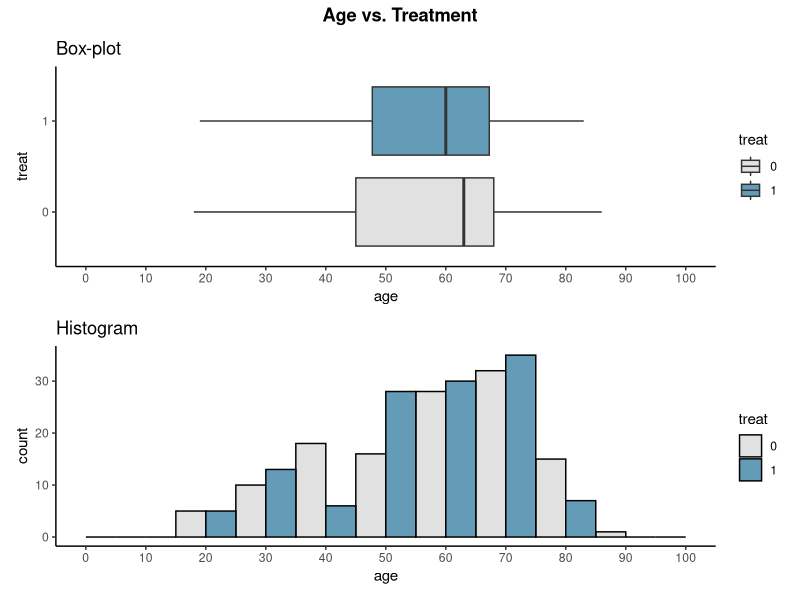
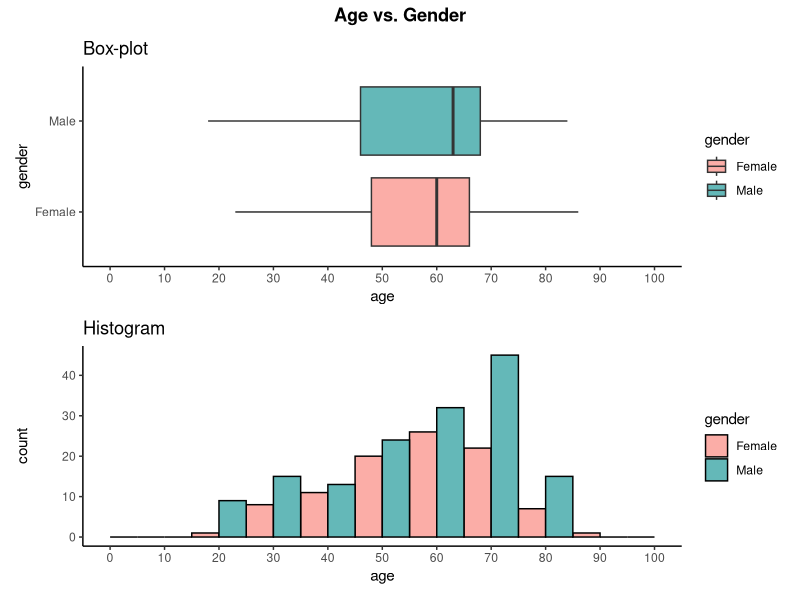

Source code (R) for these figures, in order:
#   T Are there any correlated measurements?
#   K Does the preoperative pain change with age of the patients?
#   T Do BMI and age have a linear relationship?

#Load libraries
library(here)
library(tidyverse)
library(ggplot2)
library(patchwork)

data <- read.csv2(here("DATA", "clean_data.csv"))

#----- Does the age distribution depend on `treat`? --------------------------------------

# Set 'treat' as factor
data$treat <- factor(data$treat)

# Boxplot Age vs. Treat 
boxplot_treat <- ggplot(data, aes(x = treat, y = age, fill = treat)) +
  geom_boxplot() +
  scale_fill_manual(values = c("0" = "#E1E1E1", "1" = "#649CB8")) +
  scale_y_continuous(breaks = c(0, 10, 20, 30, 40, 50, 60, 70, 80, 90, 100), limits = c(0, 100)) +
  labs(title = "Box-plot") +
  theme_classic() +
  coord_flip()  

# Histogram Age vs. Treat 
histogram_treat <- ggplot(data, aes(y = age, fill = treat)) +
  geom_histogram(binwidth = 10, position = "dodge", color = "black") +
  scale_fill_manual(values = c("0" = "#E1E1E1", "1" = "#649CB8")) +
  scale_y_continuous(breaks = c(0, 10, 20, 30, 40, 50, 60, 70, 80, 90, 100), limits = c(0, 100)) +
  labs(title = "Histogram") +
  theme_classic() +
  coord_flip()  

# Combine plots 
Age_vs_treat_plot <- (boxplot_treat / histogram_treat) + 
  plot_annotation(
    title = "Age vs. Treatment",
    theme = theme(plot.title = element_text(hjust = 0.5, face = "bold"))
  )
Age_vs_treat_plot

#----- Does the age distribution of the patients depend on their sex (`gender`)?--------

# Boxplot: Age vs. Gender
boxplot_gender <- ggplot(data, aes(x = gender, y = age, fill = gender)) +
  geom_boxplot() +
  scale_fill_manual(values = c("Female" = "#FBADA7", "Male" = "#64B8B8")) +
  scale_y_continuous(breaks = c(0, 10, 20, 30, 40, 50, 60, 70, 80, 90, 100), limits = c(0, 100)) +
  labs(title = "Box-plot") +
  theme_classic() +
  coord_flip() 

# Histogram: Age vs. Gender
histogram_gender <- ggplot(data, aes(y = age, fill = gender)) +
  geom_histogram(binwidth = 10, position = "dodge", color = "black") +
  scale_fill_manual(values = c("Female" = "#FBADA7", "Male" = "#64B8B8")) +
  scale_y_continuous(breaks = c(0 ,10, 20, 30, 40, 50, 60, 70, 80, 90, 100), limits = c(0, 100)) +
  labs(title = "Histogram") +
  theme_classic() +
  coord_flip() 

# Combine plots 
Age_vs_gender_plot <- (boxplot_gender / histogram_gender)  + 
  plot_annotation(
    title = "Age vs. Gender",
    theme = theme(plot.title = element_text(hjust = 0.5, face = "bold"))
  )

# Display the plot
Age_vs_gender_plot

